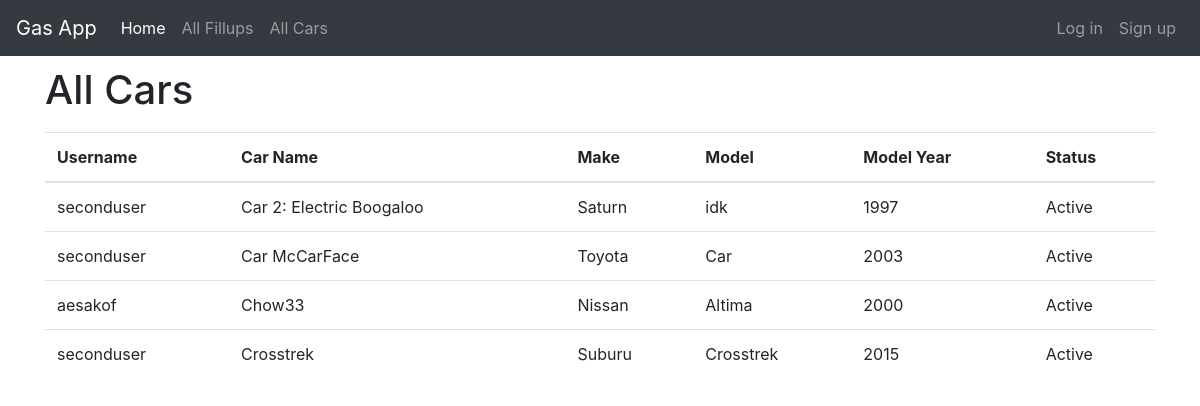
/all/cars/, run on the app's committed database.
### fillups/models.py (models this page shows, shortened)
class Car(models.Model):
    username = models.ForeignKey(User,on_delete=models.CASCADE)
    name = models.CharField(max_length=25)
    make = models.CharField(max_length=25)
    model = models.CharField(max_length=25)
    model_year = models.IntegerField(choices=MODEL_YEARS)
    status = models.CharField(max_length=10,choices=STATUS,default='Active')

### fillups/views.py (the view)
# urls.py: path('all/cars/',views.AllCarListView.as_view(),name='all_car_list'),
class AllCarListView(ListView):
    template_name = 'fillups/all_car_list.html'
    model = Car
    context_object_name = 'all_car_list'
    ordering = ['name']

### fillups/templates/fillups/all_car_list.html
{% extends 'base.html' %}
{% block content %}
<div class="centerstage">
  <h1>All Cars</h1>
  <table class="table">
    <thead>
      <tr>
        <th>Username</th>
        <th>Car Name</th>
        <th>Make</th>
        <th>Model</th>
        <th>Model Year</th>
        <th>Status</th>
      </tr>
    </thead>
    <tbody>
      {% for car in all_car_list %}
        <div class="car">
          <tr>
            <td>{{ car.username }}</td>
            <td>{{ car.name }}</td>
            <td>{{ car.make }}</td>
            <td>{{ car.model }}</td>
            <td>{{ car.model_year }}</td>
            <td>{{ car.status }}</td>
          </tr>
        </div>
      {% endfor %}
    </tbody>
  </table>
</div>
{% endblock %}

### static/css/master.css (style rules this page uses)
h1 { line-height: 1.7em; }

### data on the page
Car: username "seconduser", name "Car 2: Electric Boogaloo", make "Saturn", model "idk", model_year "1997", status "Active"
Car: username "seconduser", name "Car McCarFace", make "Toyota", model "Car", model_year "2003", status "Active"
Car: username "aesakof", name "Chow33", make "Nissan", model "Altima", model_year "2000", status "Active"
Car: username "seconduser", name "Crosstrek", make "Suburu", model "Crosstrek", model_year "2015", status "Active"
